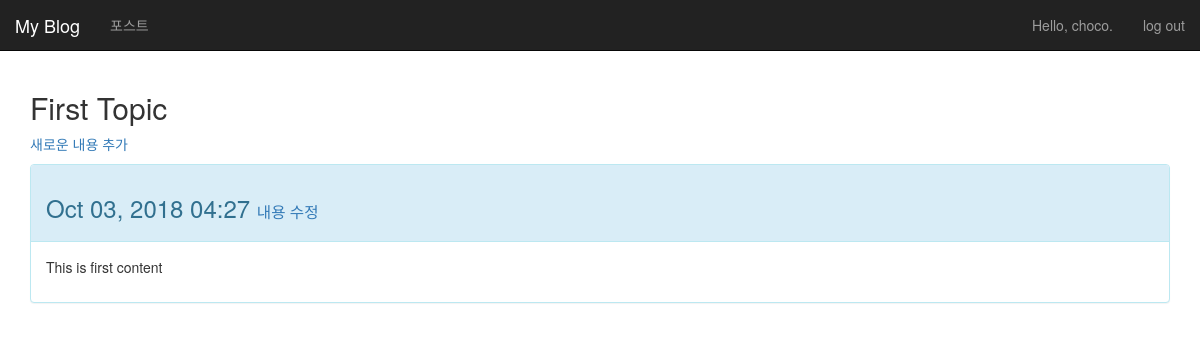
The page /topics/page-1/ (signed in) on the database as committed earlier.
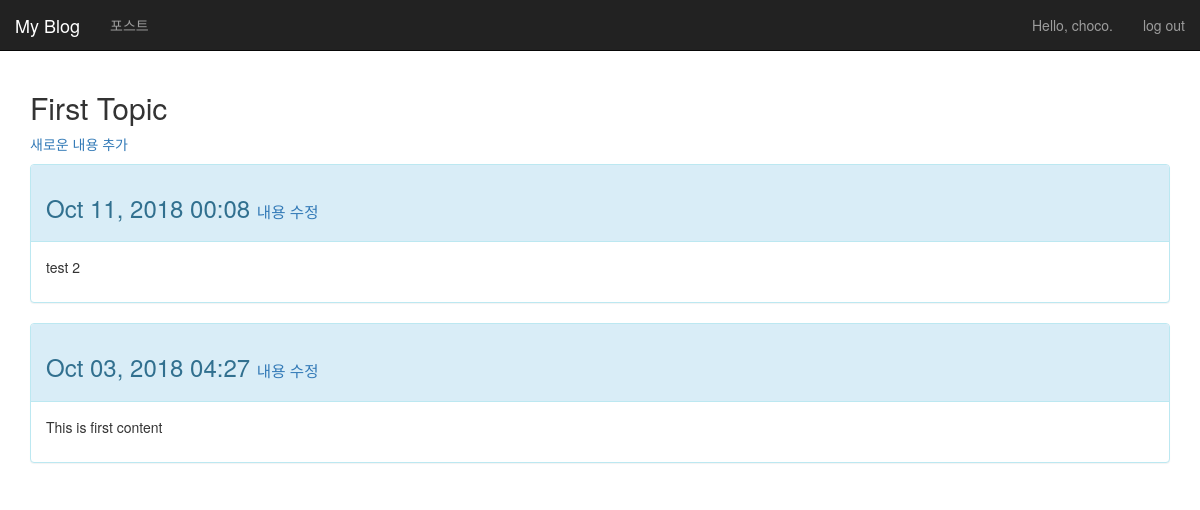
The same page on the database as committed later.
### my_blog/models.py (models this page shows, shortened)
class Content(models.Model):
    topic = models.ForeignKey(Topic, on_delete = models.CASCADE)
    text = models.TextField()
    date_added = models.DateTimeField(auto_now_add=True)
    class Meta:
        verbose_name_plural = 'contents'

### my_blog/views.py (the view)
def topic(request, topic_id):
    topics = _get_topics_For_user(request.user)
    topic = get_object_or_404(topics, id=topic_id)
    form = TopicForm()
    if topic.owner == request.user:
        contents = topic.content_set.order_by('-date_added')
        context = {'topic':topic, 'contents':contents, 'form': form}
        return render(request, 'my_blog/topic.html', context)
    else:
        contents = topic.content_set.order_by('-date_added')
        context = {'topic': topic, 'contents': contents, 'form': form}
    return render(request, 'my_blog/public_topic.html', context)

### my_blog/models.py (called while the page is built)
    def __str__(self):
        return self.text

### my_blog/views.py (called while the page is built)
def _get_topics_For_user(user):
    q = Q(public=True)
    if user.is_authenticated:
        q = q | Q(public=False, owner=user)
    return Topic.objects.filter(q)

### my_blog/templates/my_blog/topic.html
{% extends "my_blog/base.html" %}
{% load bootstrap3 %}
{% block header %}
  <h2>{{ topic }}</h2>
{% endblock %}
{% block content %}
  <p>
    <a href="{% url 'my_blog:new_content' topic.id %}">새로운 내용 추가</a>
    {% for content in contents %}
    <div class="panel panel-info">
      <div class="panel-heading">
        <h3>
          {{ content.date_added|date:'M d, Y H:i' }}
          <small>
            <a href="{% url 'my_blog:edit_content' content.id %}">
              내용 수정
            </a>
          </small>
        </h3>
      </div>
      <div class="panel-body">
        {{ content.text|linebreaks }}
      </div>
    </div>
    {% empty %}
      아무것도 없다잉~
    {% endfor %}
{% endblock %}

Rows that differ between the two databases and show on the page:
added Content: date_added "Oct 11, 2018 00:08", text "test 2"
